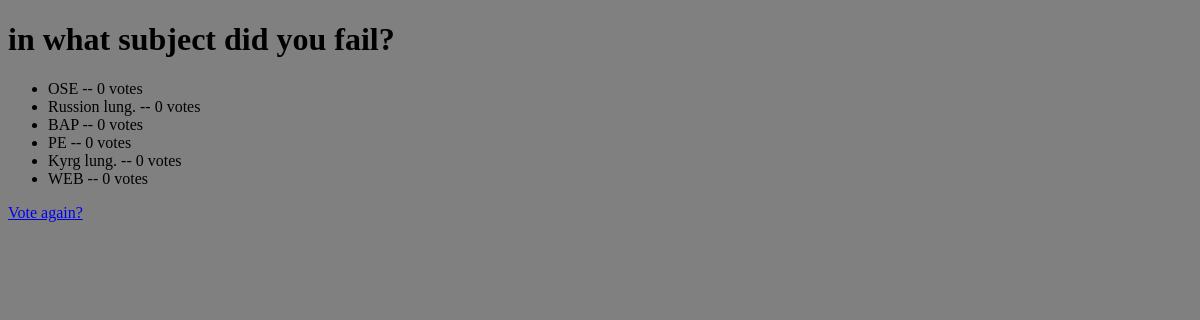
The app's page /polls/3/results/, older data.
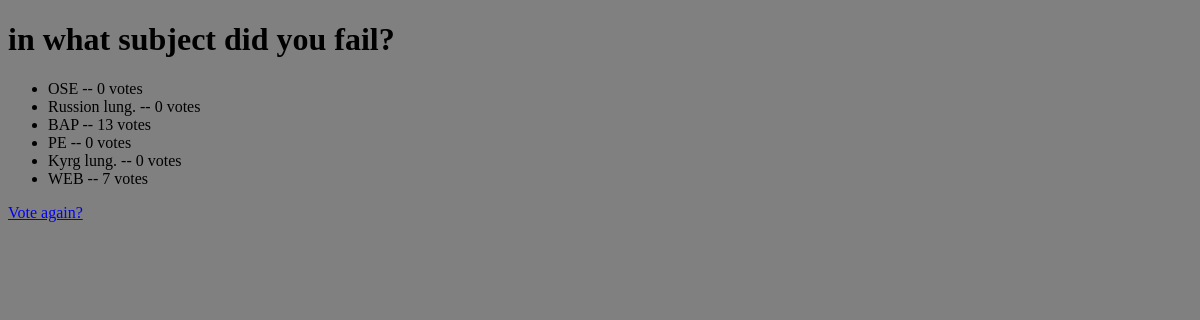
The same page, newer data.
### polls/models.py (models this page shows, shortened)
class Choice(models.Model):
    question = models.ForeignKey(Question, on_delete=models.CASCADE)
    choice_text = models.CharField(max_length=200)
    votes = models.IntegerField(default=0)

### polls/views.py (the view)
# urls.py: path("<int:pk>/results/", views.ResultsView.as_view(), name="results"),
class ResultsView(generic.DetailView):
    model = Question
    template_name = "polls/results.html"

### polls/templates/polls/results.html (shortened to what this page needs)
<!DOCTYPE html>
<html>
<body style="background-color:gray;">
</body>
</html>
<h1>{{ question.question_text }}</h1>
<ul>
{% for choice in question.choice_set.all %}
    <li>{{ choice.choice_text }} -- {{ choice.votes }} vote{{ choice.votes|pluralize }}</li>
{% endfor %}
</ul>
<a href="{% url 'polls:detail' question.id %}">Vote again?</a>

Row changes from the older to the newer data that the page shows:
changed Choice "BAP": votes "0" → "13"
changed Choice "WEB": votes "0" → "7"
